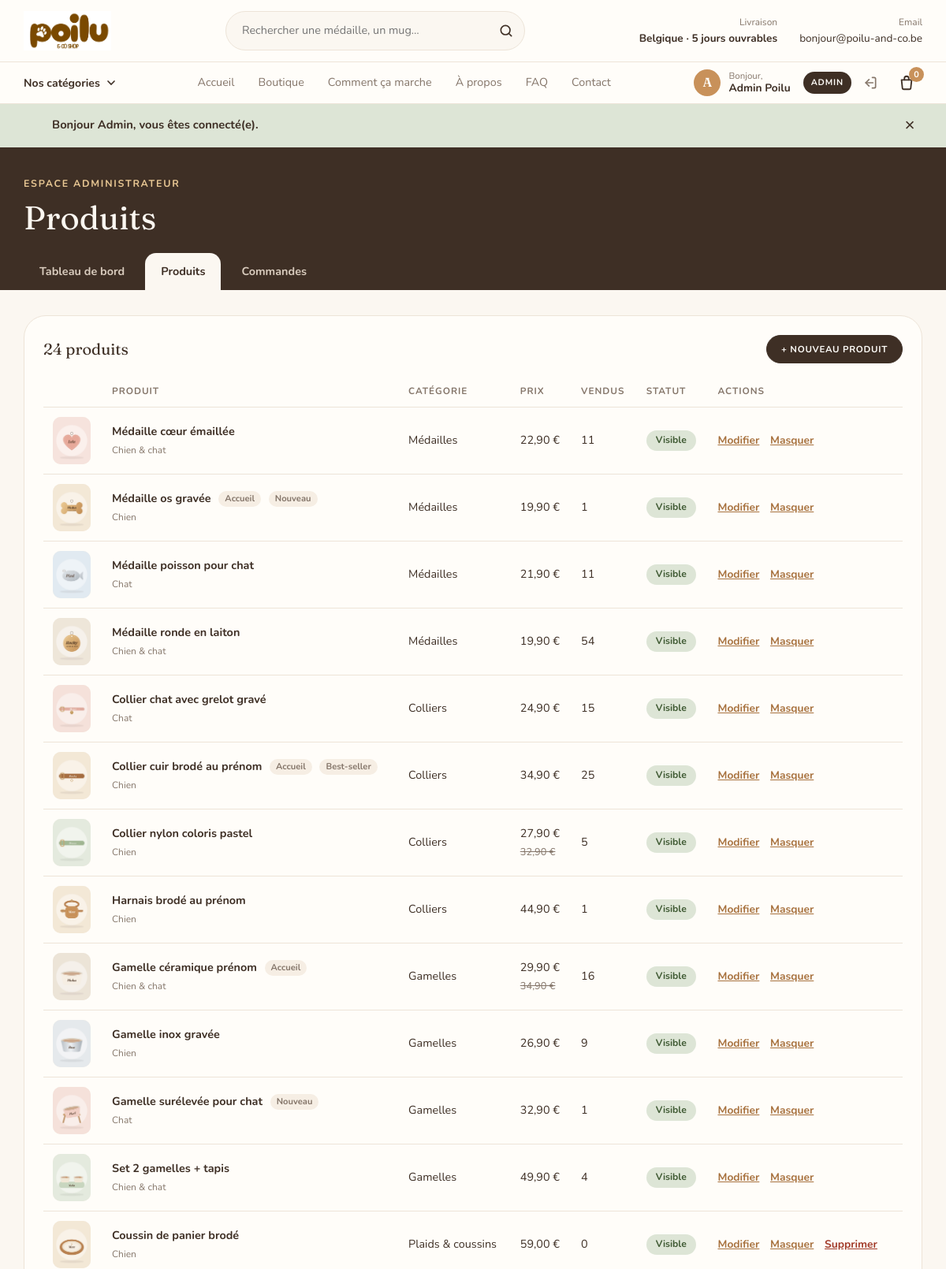
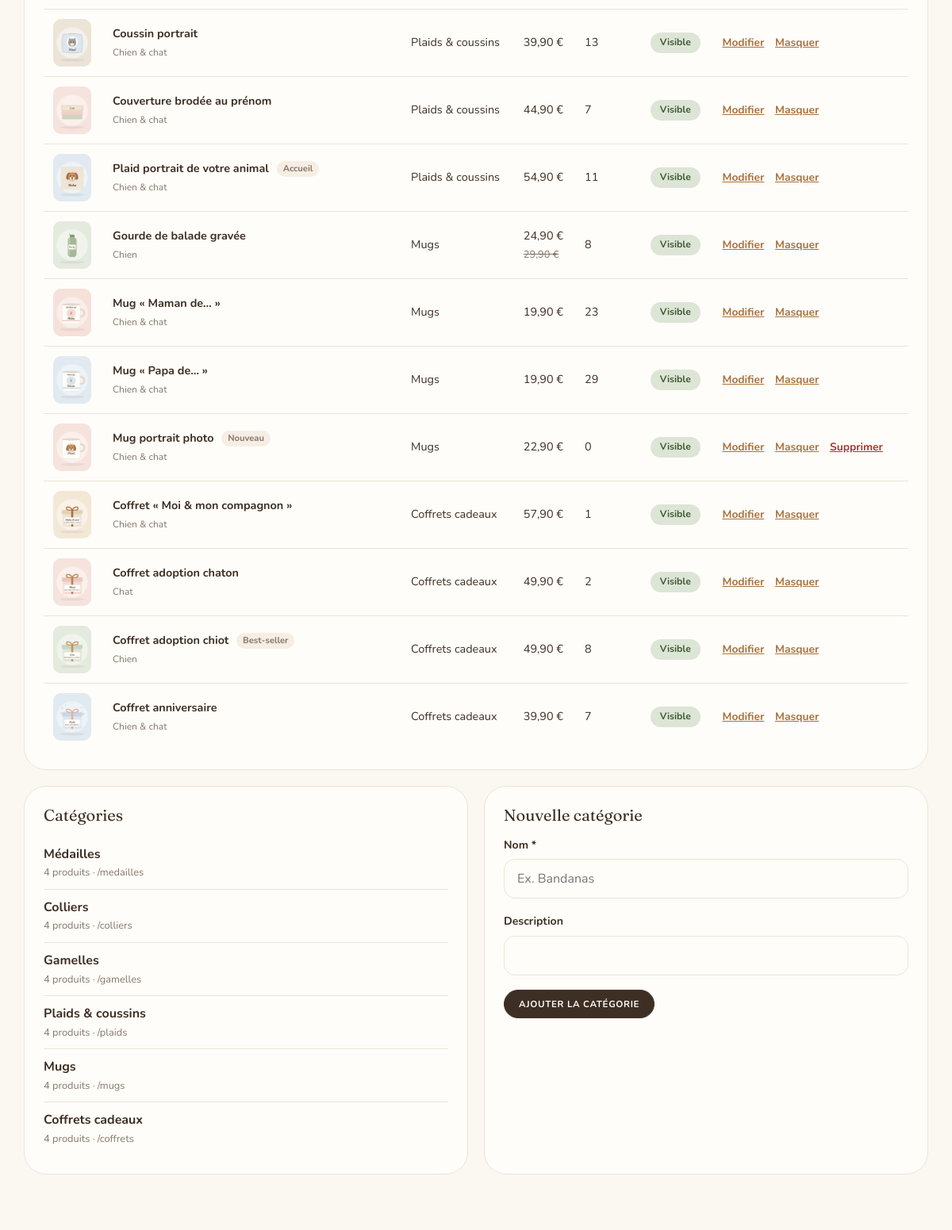
The page /pages/manage-products.php (signed in, upper part) on the database its author committed (2 pictures, top to bottom).
### tables this page shows
CREATE TABLE products (
    id                   INT AUTO_INCREMENT PRIMARY KEY,
    category_id          INT          NOT NULL,
    name                 VARCHAR(120) NOT NULL,
    description          TEXT         NOT NULL,
    price                DECIMAL(6,2) NOT NULL,        
    old_price            DECIMAL(6,2) NULL,            
    image                VARCHAR(255) NULL,            
    animal               ENUM('dog', 'cat', 'both') NOT NULL DEFAULT 'both',
    personalization_type ENUM('tag', 'collar', 'bowl', 'blanket', 'mug', 'gift') NOT NULL,
    badge                VARCHAR(30)  NULL,            
    is_featured          TINYINT(1)   NOT NULL DEFAULT 0,   
    is_active            TINYINT(1)   NOT NULL DEFAULT 1,   
    created_at           DATETIME     NOT NULL DEFAULT CURRENT_TIMESTAMP,
    FOREIGN KEY (category_id) REFERENCES categories(id)
);

CREATE TABLE categories (
    id          INT AUTO_INCREMENT PRIMARY KEY,
    name        VARCHAR(80)  NOT NULL,
    slug        VARCHAR(80)  NOT NULL UNIQUE,
    description VARCHAR(255) NULL,
    sort_order  INT          NOT NULL DEFAULT 0        
);

### pages/manage-products.php (the view, shortened to what this page needs)
<?php
require '../includes/db.php';
require '../includes/functions.php';
$product_image_folder = __DIR__ . '/../assets/images/products/';
$animal_options = ['both' => 'Chien & chat', 'dog' => 'Chien', 'cat' => 'Chat'];
$type_options   = [
    'tag'     => 'Médaille (prénom, téléphone, couleur, taille)',
    'collar'  => 'Collier (prénom, couleur, taille)',
    'bowl'    => 'Gamelle (prénom, couleur, taille)',
    'blanket' => 'Plaid / coussin (prénom, photo, couleur)',
    'mug'     => 'Mug (prénom, texte, photo)',
    'gift'    => 'Coffret (prénom, message)',
];
$categories = $pdo->query("SELECT * FROM categories ORDER BY sort_order, name")->fetchAll();
$action = $_GET['action'] ?? 'list';
$errors = [];
$values = [
    'id' => 0, 'name' => '', 'category_id' => $categories[0]['id'] ?? 0, 'description' => '',
    'price' => '', 'old_price' => '', 'animal' => 'both', 'personalization_type' => 'tag',
    'badge' => '', 'is_featured' => 0, 'is_active' => 1, 'image' => '',
];
if ($action === 'list') {
    $products = $pdo->query("
        SELECT p.*, c.name AS category_name, c.slug AS category_slug,
               (SELECT COALESCE(SUM(oi.quantity), 0) FROM order_items oi WHERE oi.product_id = p.id) AS sold
        FROM products p
        JOIN categories c ON c.id = p.category_id
        ORDER BY c.sort_order, p.name
    ")->fetchAll();
    $products_per_category = $pdo->query("SELECT category_id, COUNT(*) FROM products GROUP BY category_id")->fetchAll(PDO::FETCH_KEY_PAIR);
}
require '../includes/header.php';
?>
<section class="admin-hero">
    <div class="container">
        <p class="eyebrow">Espace administrateur</p>
        <h1><?= $action === 'list' ? 'Produits' : ($action === 'edit' ? 'Modifier un produit' : 'Nouveau produit') ?></h1>
        <nav class="admin-nav" aria-label="Menu admin">
            <a href="admin.php">Tableau de bord</a>
            <a href="manage-products.php" class="is-active">Produits</a>
            <a href="manage-orders.php">Commandes</a>
        </nav>
    </div>
</section>
<section class="admin-section">
    <div class="container">
        <?php if ($action === 'new' || $action === 'edit'): ?>
            <form method="post" action="manage-products.php" enctype="multipart/form-data" class="admin-card admin-form" novalidate>
                <input type="hidden" name="csrf_token" value="<?= e(csrf_token()) ?>">
                <input type="hidden" name="action" value="save_product">
                <input type="hidden" name="product_id" value="<?= (int) $values['id'] ?>">
                <div class="form-field">
                    <label for="name">Nom du produit *</label>
                    <input type="text" id="name" name="name" maxlength="120" value="<?= e($values['name']) ?>">
                    <?php field_error($errors, 'name'); ?>
                </div>
                <div class="form-row">
                    <div class="form-field">
                        <label for="category-id">Catégorie *</label>
                        <select id="category-id" name="category_id">
                            <?php foreach ($categories as $category): ?>
                                <option value="<?= (int) $category['id'] ?>" <?= (int) $values['category_id'] === (int) $category['id'] ? 'selected' : '' ?>><?= e($category['name']) ?></option>
                            <?php endforeach; ?>
                        </select>
                        <?php field_error($errors, 'category_id'); ?>
                    </div>
                    <div class="form-field">
                        <label for="animal">Pour</label>
                        <select id="animal" name="animal">
                            <?php foreach ($animal_options as $value => $label): ?>
                                <option value="<?= e($value) ?>" <?= $values['animal'] === $value ? 'selected' : '' ?>><?= e($label) ?></option>
                            <?php endforeach; ?>
                        </select>
                        <?php field_error($errors, 'animal'); ?>
                    </div>
                </div>
                <div class="form-field">
                    <label for="description">Description *</label>
                    <textarea id="description" name="description" rows="4"><?= e($values['description']) ?></textarea>
                    <?php field_error($errors, 'description'); ?>
                </div>
                <div class="form-row">
                    <div class="form-field">
                        <label for="price">Prix (€, TVA comprise) *</label>
                        <input type="text" id="price" name="price" inputmode="decimal" value="<?= e($values['price']) ?>" placeholder="29.90">
                        <?php field_error($errors, 'price'); ?>
                    </div>
                    <div class="form-field">
                        <label for="old-price">Ancien prix <small>(si promotion)</small></label>
                        <input type="text" id="old-price" name="old_price" inputmode="decimal" value="<?= e($values['old_price'] ?? '') ?>" placeholder="34.90">
                        <?php field_error($errors, 'old_price'); ?>
                    </div>
                </div>
                <div class="form-row">
                    <div class="form-field">
                        <label for="personalization-type">Personnalisation proposée</label>
                        <select id="personalization-type" name="personalization_type">
                            <?php foreach ($type_options as $value => $label): ?>
                                <option value="<?= e($value) ?>" <?= $values['personalization_type'] === $value ? 'selected' : '' ?>><?= e($label) ?></option>
                            <?php endforeach; ?>
                        </select>
                        <?php field_error($errors, 'personalization_type'); ?>
                    </div>
                    <div class="form-field">
                        <label for="badge">Badge <small>(ex. Nouveau, Best-seller)</small></label>
                        <input type="text" id="badge" name="badge" maxlength="30" value="<?= e($values['badge'] ?? '') ?>">
                        <?php field_error($errors, 'badge'); ?>
                    </div>
                </div>
                <div class="form-field">
                    <label for="image">Photo du produit <small>(JPG, PNG, WEBP · 5 Mo max)</small></label>
                    <?php if (!empty($values['image']) && file_exists($product_image_folder . $values['image'])): ?>
                        <img src="../assets/images/products/<?= e($values['image']) ?>" alt="" class="admin-current-image">
                        <p class="field-help">Laissez vide pour garder la photo actuelle.</p>
                    <?php endif; ?>
                    <input type="file" id="image" name="image" accept="image/jpeg,image/png,image/webp">
                    <?php field_error($errors, 'image'); ?>
                </div>
                <div class="admin-checks">
                    <label><input type="checkbox" name="is_active" value="1" <?= $values['is_active'] ? 'checked' : '' ?>> Visible dans la boutique</label>
                    <label><input type="checkbox" name="is_featured" value="1" <?= $values['is_featured'] ? 'checked' : '' ?>> Mis en avant sur l'accueil</label>
                </div>
                <div class="admin-form-actions">
                    <button type="submit" class="button"><?= $action === 'edit' ? 'Enregistrer les modifications' : 'Ajouter le produit' ?></button>
                    <a href="manage-products.php" class="admin-link">Annuler</a>
                </div>
            </form>
        <?php else: ?>
            <div class="admin-card">
                <div class="admin-card-head">
                    <h2><?= count($products) ?> produits</h2>
                    <a href="manage-products.php?action=new" class="button button-small">+ Nouveau produit</a>
                </div>
                <div class="table-wrap">
                    <table class="admin-table">
                        <thead>
                            <tr><th></th><th>Produit</th><th>Catégorie</th><th>Prix</th><th>Vendus</th><th>Statut</th><th>Actions</th></tr>
                        </thead>
                        <tbody>
                            <?php foreach ($products as $product): ?>
                                <tr class="<?= $product['is_active'] ? '' : 'is-hidden-row' ?>">
                                    <td>
                                        <?php if (!empty($product['image']) && file_exists($product_image_folder . $product['image'])): ?>
                                            <img src="../assets/images/products/<?= e($product['image']) ?>" alt="" class="admin-thumb">
                                        <?php else: ?>
                                            <span class="admin-thumb product-placeholder-<?= e($product['category_slug']) ?>"></span>
                                        <?php endif; ?>
                                    </td>
                                    <td>
                                        <strong><?= e($product['name']) ?></strong>
                                        <?php if ($product['is_featured']): ?><span class="admin-tag">Accueil</span><?php endif; ?>
                                        <?php if ($product['badge']): ?><span class="admin-tag"><?= e($product['badge']) ?></span><?php endif; ?>
                                        <br><small><?= e(animal_label($product['animal'])) ?></small>
                                    </td>
                                    <td><?= e($product['category_name']) ?></td>
                                    <td>
                                        <?= format_price($product['price']) ?>
                                        <?php if ($product['old_price']): ?><br><del><?= format_price($product['old_price']) ?></del><?php endif; ?>
                                    </td>
                                    <td><?= (int) $product['sold'] ?></td>
                                    <td>
                                        <span class="status-badge <?= $product['is_active'] ? 'status-delivered' : 'status-cancelled' ?>">
                                            <?= $product['is_active'] ? 'Visible' : 'Masqué' ?>
                                        </span>
                                    </td>
                                    <td class="admin-actions">
                                        <a href="manage-products.php?action=edit&amp;id=<?= (int) $product['id'] ?>" class="admin-link">Modifier</a>
                                        <form method="post" action="manage-products.php">
                                            <button type="submit" class="admin-link"><?= $product['is_active'] ? 'Masquer' : 'Afficher' ?></button>
                                        </form>
                                        <?php if ((int) $product['sold'] === 0): ?>
                                            <form method="post" action="manage-products.php" data-confirm="Supprimer définitivement « <?= e($product['name']) ?> » ?">
                                                <button type="submit" class="admin-link admin-link-danger">Supprimer</button>
                                            </form>
                                        <?php endif; ?>
                                    </td>
                                </tr>
                            <?php endforeach; ?>
                        </tbody>
                    </table>
                </div>
            </div>
            <div class="admin-grid" id="categories">
                <div class="admin-card">
                    <h2>Catégories</h2>
                    <ul class="admin-category-list">
                        <?php foreach ($categories as $category): ?>
                            <?php $count = (int) ($products_per_category[$category['id']] ?? 0); ?>
                            <li>
                                <div>
                                    <strong><?= e($category['name']) ?></strong>
                                    <small><?= $count ?> produit<?= $count > 1 ? 's' : '' ?> · /<?= e($category['slug']) ?></small>
                                </div>
                            </li>
                        <?php endforeach; ?>
                    </ul>
                </div>
                <form method="post" action="manage-products.php" class="admin-card">
                    <h2>Nouvelle catégorie</h2>
                    <div class="form-field">
                        <label for="category-name">Nom *</label>
                        <input type="text" id="category-name" name="category_name" maxlength="80" placeholder="Ex. Bandanas">
                    </div>
                    <div class="form-field">
                        <label for="category-description">Description</label>
                        <input type="text" id="category-description" name="category_description" maxlength="255">
                    </div>
                    <button type="submit" class="button button-small">Ajouter la catégorie</button>
                </form>
            </div>
        <?php endif; ?>
    </div>
</section>
<?php require '../includes/footer.php'; ?>

### assets/css/style.css (style rules this page uses)
:root { --color-cream: #FBF7F1; --color-sand: #F6EEE4; --color-beige: #EDE4D8; --color-caramel: #C8915A; --color-caramel-dk: #A8723F; --color-brown: #3E2F25; --color-muted: #85766A; --color-white: #FFFDF9; --color-sage: #DDE5D6; --color-rose: #F3DCD4; --color-sky: #DCE6EE; --font-title: 'Fraunces', Georgia, serif; --font-text: 'Nunito', 'Segoe UI', sans-serif; --radius: 18px; --radius-big: 28px; --shadow: 0 12px 30px rgba(62, 47, 37, 0.08); }
*, *::before, *::after { box-sizing: border-box; }
html { scroll-behavior: smooth; }
body { margin: 0; font-family: var(--font-text); font-size: 16px; line-height: 1.6; color: var(--color-brown); background: var(--color-cream); }
img { max-width: 100%; display: block; }
a { color: inherit; text-decoration: none; }
h1, h2, h3 { font-family: var(--font-title); font-weight: 400; line-height: 1.15; margin: 0 0 .5em; }
h1 { font-size: clamp(2.3rem, 6vw, 4rem); }
h2 { font-size: clamp(1.8rem, 4vw, 2.7rem); }
.container { width: 100%; max-width: 1180px; margin: 0 auto; padding: 0 20px; }
.button { display: inline-flex; align-items: center; gap: 8px; padding: 14px 26px; border: 1.5px solid var(--color-brown); border-radius: 999px; background: var(--color-brown); color: var(--color-white); font: 700 .82rem var(--font-text); letter-spacing: .06em; text-transform: uppercase; cursor: pointer; transition: background .25s, color .25s, transform .25s; }
.button-small { padding: 9px 18px; font-size: .72rem; }
.eyebrow { margin: 0 0 10px; color: var(--color-caramel); font-size: .78rem; font-weight: 700; letter-spacing: .14em; text-transform: uppercase; }
.form-field { margin-bottom: 18px; }
.form-field label { display: block; margin-bottom: 6px; font-weight: 700; font-size: .88rem; }
.form-field input:not([type="checkbox"]):not([type="radio"]), .form-field select, .form-field textarea { width: 100%; padding: 13px 16px; border: 1.5px solid var(--color-beige); border-radius: 14px; background: var(--color-white); color: var(--color-brown); font: 1rem var(--font-text); outline: none; transition: border-color .2s, box-shadow .2s; }

### rows shown on the page
products: image (picture), name "Médaille cœur émaillée", animal "Chien & chat", category.name "Médailles", price "22,90 €", sold "11", is_active "Visible"
products: image (picture), name "Médaille os gravée", is_featured "Accueil", badge "Nouveau", animal "Chien", category.name "Médailles", price "19,90 €", sold "1", is_active "Visible"
products: image (picture), name "Médaille poisson pour chat", animal "Chat", category.name "Médailles", price "21,90 €", sold "11", is_active "Visible"
products: image (picture), name "Médaille ronde en laiton", animal "Chien & chat", category.name "Médailles", price "19,90 €", sold "54", is_active "Visible"
products: image (picture), name "Collier chat avec grelot gravé", animal "Chat", category.name "Colliers", price "24,90 €", sold "15", is_active "Visible"
products: image (picture), name "Collier cuir brodé au prénom", is_featured "Accueil", badge "Best-seller", animal "Chien", category.name "Colliers", price "34,90 €", sold "25", is_active "Visible"
products: image (picture), name "Collier nylon coloris pastel", animal "Chien", category.name "Colliers", price "27,90 €", old_price "32,90 €", sold "5", is_active "Visible"
products: image (picture), name "Harnais brodé au prénom", animal "Chien", category.name "Colliers", price "44,90 €", sold "1", is_active "Visible"
products: image (picture), name "Gamelle céramique prénom", is_featured "Accueil", animal "Chien & chat", category.name "Gamelles", price "29,90 €", old_price "34,90 €", sold "16", is_active "Visible"
products: image (picture), name "Gamelle inox gravée", animal "Chien", category.name "Gamelles", price "26,90 €", sold "9", is_active "Visible"
products: image (picture), name "Gamelle surélevée pour chat", badge "Nouveau", animal "Chat", category.name "Gamelles", price "32,90 €", sold "1", is_active "Visible"
products: image (picture), name "Set 2 gamelles + tapis", animal "Chien & chat", category.name "Gamelles", price "49,90 €", sold "4", is_active "Visible"
products: image (picture), name "Coussin de panier brodé", animal "Chien", category.name "Plaids & coussins", price "59,00 €", sold "0", is_active "Visible"
products: image (picture), name "Coussin portrait", animal "Chien & chat", category.name "Plaids & coussins", price "39,90 €", sold "13", is_active "Visible"
products: image (picture), name "Couverture brodée au prénom", animal "Chien & chat", category.name "Plaids & coussins", price "44,90 €", sold "7", is_active "Visible"
products: image (picture), name "Plaid portrait de votre animal", is_featured "Accueil", animal "Chien & chat", category.name "Plaids & coussins", price "54,90 €", sold "11", is_active "Visible"
products: image (picture), name "Gourde de balade gravée", animal "Chien", category.name "Mugs", price "24,90 €", old_price "29,90 €", sold "8", is_active "Visible"
products: image (picture), name "Mug « Maman de… »", animal "Chien & chat", category.name "Mugs", price "19,90 €", sold "23", is_active "Visible"
products: image (picture), name "Mug « Papa de… »", animal "Chien & chat", category.name "Mugs", price "19,90 €", sold "29", is_active "Visible"
products: image (picture), name "Mug portrait photo", badge "Nouveau", animal "Chien & chat", category.name "Mugs", price "22,90 €", sold "0", is_active "Visible"
products: image (picture), name "Coffret « Moi & mon compagnon »", animal "Chien & chat", category.name "Coffrets cadeaux", price "57,90 €", sold "1", is_active "Visible"
products: image (picture), name "Coffret adoption chaton", animal "Chat", category.name "Coffrets cadeaux", price "49,90 €", sold "2", is_active "Visible"
products: image (picture), name "Coffret adoption chiot", badge "Best-seller", animal "Chien", category.name "Coffrets cadeaux", price "49,90 €", sold "8", is_active "Visible"
products: image (picture), name "Coffret anniversaire", animal "Chien & chat", category.name "Coffrets cadeaux", price "39,90 €", sold "7", is_active "Visible"
categories: name "Médailles", id "4", slug "medailles"
categories: name "Colliers", id "4", slug "colliers"
categories: name "Gamelles", id "4", slug "gamelles"
categories: name "Plaids & coussins", id "4", slug "plaids"
categories: name "Mugs", id "4", slug "mugs"
categories: name "Coffrets cadeaux", id "4", slug "coffrets"

### other values the page prints
DELIVERY_WORKING_DAYS "5"
mb_strtoupper(mb_substr($_SESSION['user_first_name'] ?? '?', 0, 1)) "A"
$user_name "Admin Poilu"
$cart_items "0"
$auth_notice "Bonjour Admin, vous êtes connecté(e)."
count($products) "24"
